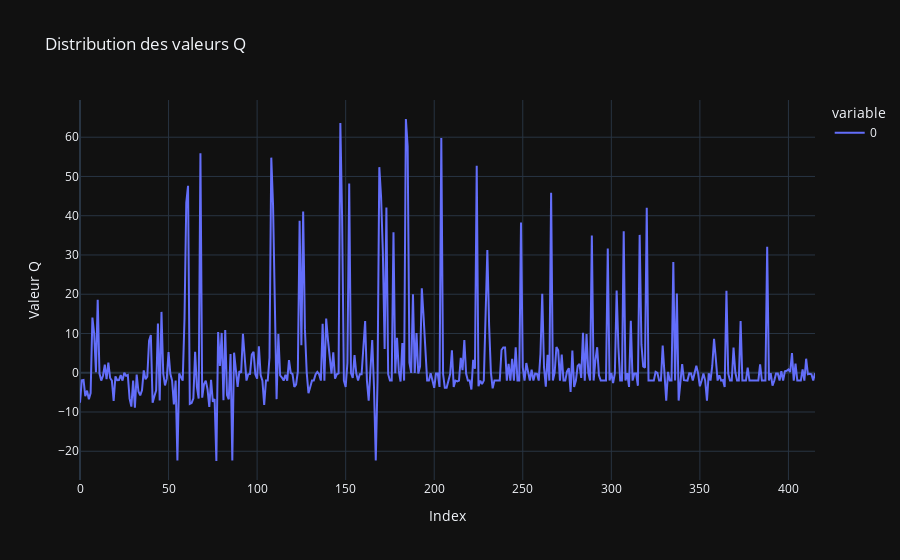

Notebook code cell kept with this figure:
### Code cell
import csv
import plotly.express as px

Q = {}

with open('../data/q_table.csv', newline='') as csvfile:
    reader = csv.DictReader(csvfile)
    for row in reader:
        # Convert keys and values properly
        state = eval(row['State'])  # safely parse the string to a tuple
        action = row['Action']
        value = float(row['Q_Value'])
        Q[(state, action)] = value

# Just to visualize the distribution of Q-values
val = list(Q.values())
fig = px.line(val, title="Distribution des valeurs Q").update_layout(
    xaxis_title="Index", yaxis_title="Valeur Q"
)
fig.show()

### Figure 1 — Plotly figure (JSON) as saved in the notebook; plotly's stock layout.template omitted (floating-point values rounded to 4 significant figures; data arrays with more than 128 entries replaced by an {"elided": "..."} marker saying what was removed)
{"data": [{"hovertemplate": "variable=0<br>index=%{x}<br>value=%{y}<extra></extra>", "legendgroup": "0", "line": {"color": "#636efa", "dash": "solid"}, "marker": {"symbol": "circle"}, "mode": "lines", "name": "0", "orientation": "v", "showlegend": true, "x": {"elided": "416 int values"}, "xaxis": "x", "y": {"elided": "416 float values"}, "yaxis": "y", "type": "scatter"}], "layout": {"xaxis": {"anchor": "y", "domain": [0.0, 1.0], "title": {"text": "Index"}}, "yaxis": {"anchor": "x", "domain": [0.0, 1.0], "title": {"text": "Valeur Q"}}, "legend": {"title": {"text": "variable"}, "tracegroupgap": 0}, "title": {"text": "Distribution des valeurs Q"}}}
